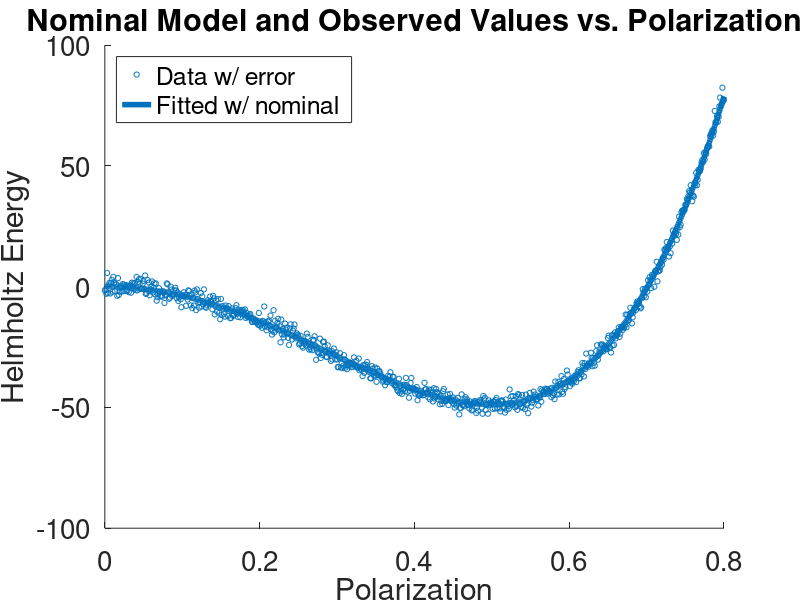

The MATLAB source for this figure: (Note: a time limit stopped this script after it produced the figure.)
%Project2 Main
clear; clc; close all
set(0,'defaultLineLineWidth',4,'defaultAxesFontSize',20);

%% Problem 1

%% Problem 2 
n=801;
alpha1=-389.4; alpha11=761.3; alpha111=61.5;
sigma=2.2; %sigma^2=4.84
 % Change for each case
interval2=linspace(0,.8,n);
epsilon=sigma*randn(1,n); 

psi=@(alpha,P) alpha(1)*P.^2+alpha(2)*P.^4+alpha(3)*P.^6;
P=.8; alpha0=[alpha1,alpha11,alpha111];
psifu=@(alpha) (psi(alpha0,P)+sigma*randn)-(alpha1*P.^2+alpha11*P.^4+alpha111*P.^6); 
[ALPHA,VALUE]=fminsearch(psifu,alpha0);

epsilon=sigma*randn(1,n); 
simulation=psi([alpha1 alpha11 alpha111],interval2)+randn(1,n)*sigma; % row vector

Rhat=simulation-psi(ALPHA,interval2);
varhat=(1/(n-3))*(Rhat)*(Rhat)';

figure(1)
hold on
scatter(interval2,simulation,15)
plot(interval2,psi(alpha0,interval2))
legend('Data w/ error','Fitted w/ nominal','Location','Northwest')
title('Nominal Model and Observed Values vs. Polarization')
xlabel('Polarization');ylabel('Helmholtz Energy')
hold off
saveas(gcf,'Figures/DataNominal.png')

% Part B
% Making design/data matrix
design1=interval2.^2'; design2=interval2.^4'; design3=interval2.^6';
design=[design1 design2 design3];

% Other design matrix using finite differences, for verification
% h=1e-6;
% psi1=(psi([alpha1+h,alpha11,alpha111],interval2)-psi(alpha0,interval2))/h;
% psi11=(psi([alpha1,alpha11+h,alpha111],interval2)-psi(alpha0,interval2))/h;
% psi111=(psi([alpha1,alpha11,alpha111+h],interval2)-psi(alpha0,interval2))/h;
% psidesign=[psi1; psi11; psi111]';
% design=psidesign;

% Solving for theta
thetaOLS=inv(design'*design)*design'*simulation';
psitheta=@(P) thetaOLS(1)*P.^2+thetaOLS(2)*P.^4+thetaOLS(3)*P.^6;
varianceOLS=(1/(n-3))*(simulation'-design*thetaOLS)'*(simulation'-design*thetaOLS);

% Formulating CI, not necessary but interesting
xtxinv=inv(design'*design);
confidence2=zeros(3,2);

for i=1:3
    t1=thetaOLS(i);
    t2=tcdf(.975,158)*sigma*sqrt(xtxinv(i,i));
    confidence2(i,:)=[t1-t2,t1+t2];
end

psilower=@(P) confidence2(1,1)*P.^2+confidence2(2,1)*P.^4+confidence2(3,1)*P.^6+epsilon;
psiupper=@(P) confidence2(1,2)*P.^2+confidence2(2,2)*P.^4+confidence2(3,2)*P.^6+epsilon;

% Plotting
figure(2)
subplot(1,2,1)
hold on
scatter(interval2,simulation)
plot(interval2,psitheta(interval2))
legend('Observed Data','Fitted Model','Location','Northwest')
xlabel('Polarization');ylabel('Helmholtz Energy')
axis([0 .8 -inf inf])
hold off

subplot(1,2,2)
hold on
scatter(interval2,simulation-psitheta(interval2),'filled')
plot(interval2, ones(1,n)*-2*sqrt(varianceOLS),'r')
plot(interval2, ones(1,n)*2*sqrt(varianceOLS),'r')
axis([0 .8 -inf inf])
legend({'Residuals','2$\hat{\sigma}$'},'Interpreter','Latex')
hold off
saveas(gcf,'Figures/FittedandResiduals.png')

%% Problem 3
%Load SIR data
    D=load('SIR.txt');
    data.x=D(:,1);
    data.y=D(:,2);
    clear('D')
